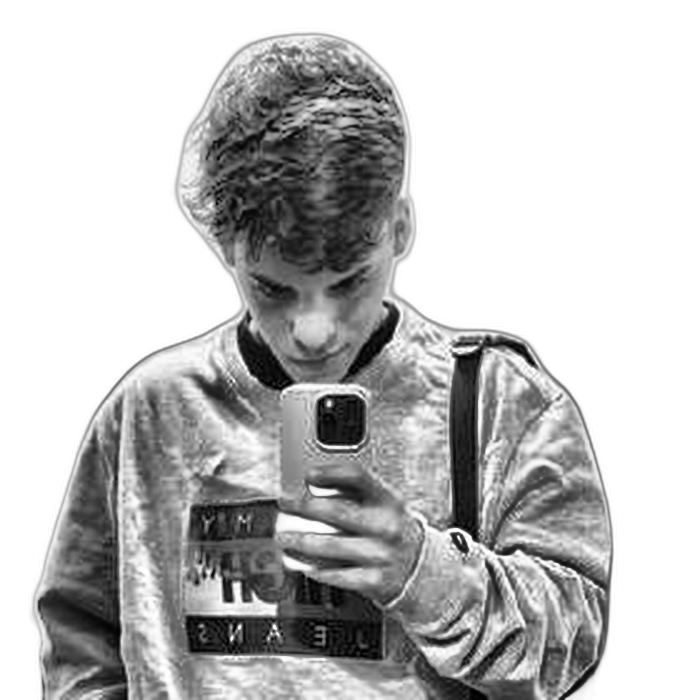
#> input picture source-prepped.png, 700 x 700 px, found by its file name
$ python make_ascii_svg.py
#> lines starting #> are read from the running program, lines starting #| are printed output that depends on the picture
#!/usr/bin/env python3
"""Convert source-prepped.png into a self-typing monochrome ASCII SVG.

The prepped image (bg removed + CLAHE contrast, see prep_photo.py) is
downsampled to a character grid; each cell's brightness picks a glyph from a
density ramp (bright -> sparse, dark -> dense).

Reveal: each row is wiped left-to-right by a clip, and STAGGER == ROW_DUR so a
SINGLE block cursor rasters continuously top -> bottom, like a real terminal
typing the portrait out once, then it freezes. Wrapped in terminal chrome
(rounded frame, gradient bg, title bar, bottom status line with a blinking
cursor) so the panel reads as a live shell instead of a bare image.

Design: monochrome one light-gray ink (rainbow per-char = static); high
contrast so the background washes out to the space glyph and only the subject
prints. STATIC=1 emits a frozen frame for local previews.

Output: avi-ascii.svg
"""
import html
import os

from PIL import Image, ImageEnhance

SRC = "source-prepped.png"
OUT = "avi-ascii.svg"
STATIC = bool(os.environ.get("STATIC"))

COLS = 100
ROWS = 53
CELL_W = 8
CELL_H = 15
# bright (sparse) -> dark (dense). Leading space clears background to nothing.
RAMP = " .`:-=+*cs#%@"

# prepped image already has bg removed + CLAHE, so only light global tuning:
CONTRAST = 1.05
BRIGHTNESS = 1.0
GAMMA = 1.18          # >1 brightens mids -> face lands in sparser chars
WHITE_FLOOR = 0.80    # luminance above this is forced to blank (space)

PAD = 20
# taller chrome + larger chrome font: this SVG is 840px wide but shown at ~370px
# in the README (~0.44x), so header/footer need big native sizes to stay legible.
TITLEBAR_H = 46
STATUS_H = 46
CHROME_FS = 22        # titlebar + status font size (native)
ART_W = COLS * CELL_W
ART_H = ROWS * CELL_H
CANVAS_W = ART_W + PAD * 2
CANVAS_H = TITLEBAR_H + ART_H + STATUS_H + PAD

BG = "#0d1117"
BG2 = "#111722"
FRAME = "#30363d"
TITLE_TEXT = "#7d8590"
INK = "#c9d1d9"       # the single ascii color
CURSOR = "#c9d1d9"

# reveal timing (one-shot; a single cursor rasters top -> bottom)
ROW_DUR = 0.11
STAGGER = 0.11        # == ROW_DUR -> one continuous cursor sweeping down


def build_rows() -> list[str]:
    im = Image.open(SRC).convert("L")
#> im is the input picture: PIL image 700x700 L; min 0, max 255, mean 191.1
    im = ImageEnhance.Brightness(im).enhance(BRIGHTNESS)
    im = ImageEnhance.Contrast(im).enhance(CONTRAST)
    im = im.resize((COLS, ROWS), Image.LANCZOS)
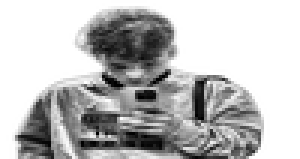
#> im: PIL image 100x53 L (shown 3 times larger); min 0, max 255, mean 189.3
    px = im.load()
    rows = []
    for y in range(ROWS):
        chars = []
        for x in range(COLS):
            lum = pow(px[x, y] / 255.0, GAMMA)
            if lum >= WHITE_FLOOR:
                chars.append(" ")
                continue
            idx = int((1.0 - lum) * (len(RAMP) - 1) + 0.5)
            chars.append(RAMP[max(0, min(len(RAMP) - 1, idx))])
        rows.append("".join(chars))
#> after the loop, rows = 53 items
    return rows


def main() -> None:
    rows_txt = build_rows()
#> rows_txt = 53 items
    art_top = TITLEBAR_H + PAD * 0.35

    p = [
        f'<svg xmlns="http://www.w3.org/2000/svg" width="{CANVAS_W}" '
        f'height="{CANVAS_H}" viewBox="0 0 {CANVAS_W} {CANVAS_H}" '
        f'font-family="ui-monospace,SFMono-Regular,Menlo,Consolas,monospace">',
        '<defs><linearGradient id="bg" x1="0" y1="0" x2="0" y2="1">'
        f'<stop offset="0" stop-color="{BG2}"/>'
        f'<stop offset="1" stop-color="{BG}"/></linearGradient></defs>',
        f'<rect width="{CANVAS_W}" height="{CANVAS_H}" rx="12" fill="url(#bg)"/>',
        f'<rect x="0.5" y="0.5" width="{CANVAS_W-1}" height="{CANVAS_H-1}" rx="12" '
        f'fill="none" stroke="{FRAME}"/>',
        f'<line x1="0" y1="{TITLEBAR_H}" x2="{CANVAS_W}" y2="{TITLEBAR_H}" stroke="{FRAME}"/>',
    ]
    for i, dot in enumerate(["#ff5f56", "#ffbd2e", "#27c93f"]):
        p.append(f'<circle cx="{PAD + i*20}" cy="{TITLEBAR_H/2}" r="8" fill="{dot}"/>')
    p.append(
        f'<text x="{CANVAS_W/2}" y="{TITLEBAR_H/2 + CHROME_FS*0.35:.1f}" fill="{TITLE_TEXT}" '
        f'font-size="{CHROME_FS}" text-anchor="middle">eduardo@github: ~$ ./portrait.sh</text>'
    )

    font_size = CELL_H * 0.86
    for ry, line in enumerate(rows_txt):
        y = art_top + ry * CELL_H + CELL_H * 0.74
        row_y = art_top + ry * CELL_H
        delay = ry * STAGGER
        safe = html.escape(line)
        text = (
            f'<text xml:space="preserve" x="{PAD}" y="{y:.1f}" fill="{INK}" '
            f'font-size="{font_size:.1f}" textLength="{ART_W}" '
            f'lengthAdjust="spacing">{safe}</text>'
        )
        if STATIC:
            p.append(text)
            continue
        p.append(
            f'<clipPath id="r{ry}"><rect x="{PAD}" y="{row_y:.1f}" '
            f'height="{CELL_H}" width="0"><animate attributeName="width" '
            f'from="0" to="{ART_W}" begin="{delay:.3f}s" dur="{ROW_DUR:.2f}s" '
            f'fill="freeze"/></rect></clipPath>'
        )
        p.append(f'<g clip-path="url(#r{ry})">{text}</g>')
        p.append(
            f'<rect y="{row_y+1:.1f}" width="{CELL_W}" height="{CELL_H-2}" '
            f'fill="{CURSOR}" opacity="0"><animate attributeName="x" '
            f'from="{PAD}" to="{PAD+ART_W}" begin="{delay:.3f}s" '
            f'dur="{ROW_DUR:.2f}s" fill="freeze"/>'
            f'<set attributeName="opacity" to="0.85" begin="{delay:.3f}s"/>'
            f'<set attributeName="opacity" to="0" begin="{delay+ROW_DUR:.3f}s"/></rect>'
        )
#> this loop made 53 passes
#> (y, row_y, delay) on passes 1 to 12: (64.1, 53, 0), (79.1, 68, 0.11), (94.1, 83, 0.22), (109.1, 98, 0.33), (124.1, 113, 0.44), (139.1, 128, 0.55), (154.1, 143, 0.66), (169.1, 158, 0.77), (184.1, 173, 0.88), (199.1, 188, 0.99), (214.1, 203, 1.1), (229.1, 218, 1.21)
#> after the loop, p = 168 items

    # bottom status bar with a steady blinking cursor
    line_y = TITLEBAR_H + ART_H + PAD * 0.35
    status_y = line_y + STATUS_H * 0.62
    prefix = "eduardo@github:~$ whoami Eduardo Toste "  # up to the cursor
    cursor_x = PAD + len(prefix) * CHROME_FS * 0.6
    p.append(f'<line x1="0" y1="{line_y:.1f}" x2="{CANVAS_W}" y2="{line_y:.1f}" stroke="{FRAME}"/>')
    p.append(
        f'<text x="{PAD}" y="{status_y:.1f}" fill="{TITLE_TEXT}" font-size="{CHROME_FS}">'
        f'eduardo@github:~$ whoami <tspan fill="{INK}">Eduardo Toste</tspan></text>'
    )
    p.append(
        f'<rect x="{cursor_x:.0f}" y="{status_y - CHROME_FS*0.8:.1f}" '
        f'width="{CHROME_FS*0.55:.0f}" height="{CHROME_FS*1.05:.0f}" fill="{INK}">'
        f'<animate attributeName="opacity" values="1;1;0;0" '
        f'keyTimes="0;0.5;0.51;1" dur="1s" repeatCount="indefinite"/></rect>'
    )

    p.append("</svg>")
    open(OUT, "w", encoding="utf-8").write("".join(p))
    print(f"[ascii] wrote {OUT}{' (STATIC)' if STATIC else ''} ({CANVAS_W}x{CANVAS_H})")


if __name__ == "__main__":
    main()
